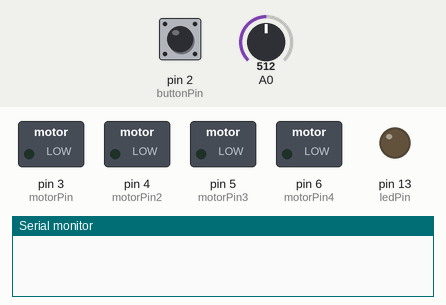
This sketch was run on a simulated Arduino Uno, built with avr-gcc and run on an emulated ATmega328P. Shown: switched loads named in the sketch (green lamp = pin HIGH), output pins drawn as LEDs (lit = HIGH), the last lines printed to the serial monitor. The inputs (shaded band) are chosen by the test bench; at power-on: pin 2 (buttonPin) LOW, A0 = 512. Random numbers use the default seed unless the sketch sets one.

Above: at 0.1 s.
At 24.25 s:
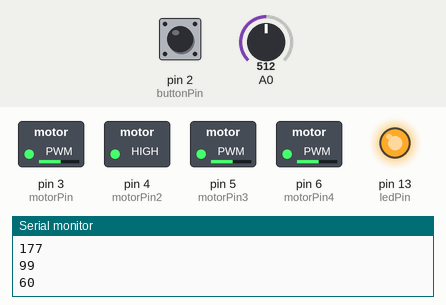
At 24.6 s:
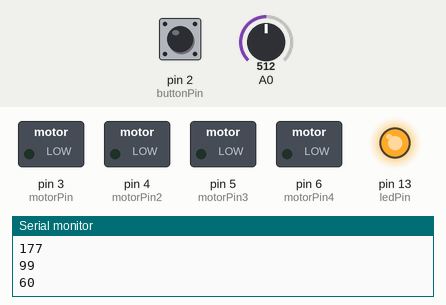
Timing chart, 0 to 28.5 s (numbered marks = the images above):
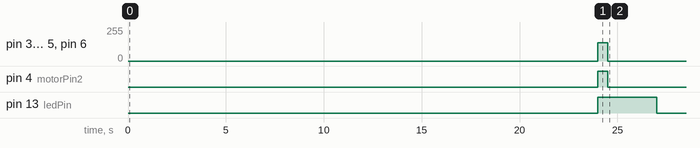

Measured:
- by itself, pin 3 (motorPin), pin 5 (motorPin3), pin 6 (motorPin4): 0/255 → 138/255 at 24.0 s, → 0/255 0.50 s later
- by itself, pin 4 (motorPin2): LOW → HIGH at 24.0 s, → LOW 0.50 s later
- by itself, pin 13 (ledPin): LOW → HIGH at 24.0 s, → LOW 3.0 s later

The sketch:

RunCondition.ino
```cpp
// constants won't change. They're used here to set pin numbers:
const int buttonPin = 2;  // the number of the pushbutton pin
// const int FINISHEDbuttonPin = 3;
const int ledPin = 13;    // the number of the LED pin
const int NumOfEvents = 12; // how many times do we buzz the participants
const int motorPin = 3;
const int motorPin2 = 4;
const int motorPin3 = 5;
const int motorPin4 = 6;

// variables will change:
int buttonState = 0;  // variable for reading the pushbutton status
int FINISHEDbuttonState = 0;
float Time = 0;
float currentStopwatch = 0;
float StopTimesArray[NumOfEvents];
int MotorPWMArray[NumOfEvents] = {60, 99, 138, 177, 216, 255, 60, 99, 138, 177, 216, 255};
bool shuffled = false;
int timesStopped = 0;
int StartClock = random(17,25);


void setup() {
  // initialize the LED pin as an output:
  pinMode(ledPin, OUTPUT);
  // initialize the pushbutton pin as an input:
  pinMode(buttonPin, INPUT);
  pinMode(motorPin, OUTPUT);
  pinMode(motorPin2, OUTPUT);
  pinMode(motorPin3, OUTPUT);
  pinMode(motorPin4, OUTPUT);
  Serial.begin(9600);
  delay(1000);
  Serial.println("*** NEW TRIAL ***");
}

void loop() {
  randomSeed(analogRead(A0)); // Analog read on an unsused analog pin gives the random floating voltage noise on that pin.
  // Fill the motor intensities list in a random order
  if (shuffled == false) {
    shuffled = true;
    for (int i=0; i < NumOfEvents; i++) {

    int r = random(i, NumOfEvents);
    int temp = MotorPWMArray[i];
    MotorPWMArray[i] = MotorPWMArray[r];
    MotorPWMArray[r] = temp;
    Serial.println(MotorPWMArray[i]);
  }

  }

  // check time and button state
  Time = float(millis())/float(1000);
  // read the state of the pushbutton value:
  buttonState = digitalRead(buttonPin);

  // Conditions to Stop the loop
  // STOPSTOPSTOPSTOP

  if (timesStopped == NumOfEvents) {
    Serial.println("***ReactionTimes***");

    // Iterate over the StopTimesArray to print the recorded reaction times
    for (int i = 0; i < NumOfEvents; i++) {
      if (StopTimesArray[i] == 100.0) {
        Serial.print("Signal Missed");  // Print "Signal Missed" if the reaction time is 100.0
        Serial.print(", ");
        // Serial.print("  , Intensity (% PWM) = ");
        Serial.print((MotorPWMArray[i]*100)/255);
        Serial.print(", ");
        Serial.println(MotorPWMArray[i]);
      } else {
        // Serial.print("Time (s) =  ");
        Serial.print(StopTimesArray[i]);  // Print the recorded reaction time
        Serial.print(", ");
        // Serial.print("  , Intensity (% PWM) = ");
        Serial.print((MotorPWMArray[i]*100)/255);
        Serial.print(", ");
        Serial.println(MotorPWMArray[i]);
      }
    }
    timesStopped += 1;  // Increment the timesStopped variable by 1
}

  else if (timesStopped > NumOfEvents){
    return;
  }
  // STOPSTOPSTOPSTOP


  // Condition to wait until reaching the start time
  else if (Time < StartClock){ // should work on the grounds that time list increases in order.
  // turn the stopwatch on to indicate to the user that they should react

  digitalWrite(ledPin, LOW);
  return;
  }
  // Once start time is reached
  else{
  digitalWrite(ledPin, HIGH);
  vibrate(Time, StartClock, motorPin, MotorPWMArray[timesStopped]);
  vibrate(Time, StartClock, motorPin2, MotorPWMArray[timesStopped]);
  vibrate(Time, StartClock, motorPin3, MotorPWMArray[timesStopped]);
  vibrate(Time, StartClock, motorPin4, MotorPWMArray[timesStopped]);

if (buttonState == HIGH) {
  // turn LED on:
  digitalWrite(ledPin, LOW);

  float pressTime = currentStopwatch;  // Store the current stopwatch value as the press time
  StopTimesArray[timesStopped] = pressTime;  // Store the press time in the StopTimesArray

  StartClock = StartClock + random(15,20);  // Adjust the StartClock for the next event

  timesStopped += 1;  // Increment the timesStopped variable by 1

  digitalWrite(motorPin, LOW);  // Turn off the motors
  digitalWrite(motorPin2, LOW);
  digitalWrite(motorPin3, LOW);
  digitalWrite(motorPin4, LOW);

  // Now wait for serial input while the participant provides a pleasantness rating.
  Serial.read(); // set available back to zero
  // Serial.println(Serial.available());
  Serial.println("Waiting For input");
  while(Serial.available() == 0) { // once enter is pressed, this condition will no longer be satisfied.

    }
  Serial.println("Input received.");
  Serial.read(); // set available back to zero
  // Serial.println(Serial.available());
  return;  // Exit the function
}

// If they take longer than 3 seconds, mark the signal as missed.
else if (currentStopwatch > 3.0) {
  digitalWrite(ledPin, LOW);  // Turn off the LED.
  Serial.println("***************** Signal Missed ****************");
  StopTimesArray[timesStopped] = 100.0;  // Mark the signal as missed by assigning 100.0 to the corresponding index in StopTimesArray.

  StartClock = StartClock + random(15,20);  // Adjust the StartClock for the next event.

  timesStopped += 1;  // Increment the timesStopped variable by 1.

  digitalWrite(motorPin, LOW);  // Turn off the motors
  digitalWrite(motorPin2, LOW);
  digitalWrite(motorPin3, LOW);
  digitalWrite(motorPin4, LOW);

  currentStopwatch = 0.0;  // Reset currentStopwatch to 0.0 to avoid immediate triggering of this condition on subsequent buzzes.

  return;  // Exit the function.
}

    else {
    // turn LED off:
    currentStopwatch = float(millis())/float(1000) - StartClock;
    // Serial.println(currentStopwatch);
    }
    }
  }


// I am using motors 1,2,3,4
// Function to control the vibration of the motor
void vibrate(float time, float startingTime, int motor, int pwm) {
  float vibrateUntil = startingTime + 0.5;  // Calculate the time until which the motor should vibrate (0.5 seconds)

  if (Time < vibrateUntil) {
    analogWrite(motor, pwm);  // Turn on the motor vibration
  } else {
    digitalWrite(motor, LOW);   // Turn off the motor vibration
    }
  }
```
